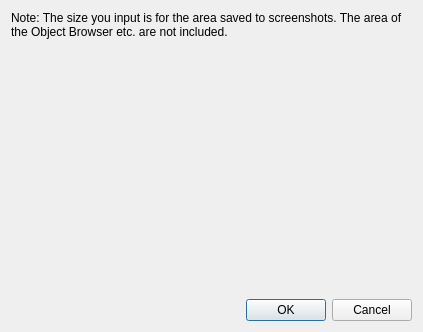
<?xml version="1.0" encoding="UTF-8"?>
<ui version="4.0">
 <class>QMainWindowWithSnapshotResizeWidget_EditDialog</class>
 <widget class="QDialog" name="QMainWindowWithSnapshotResizeWidget_EditDialog">
  <property name="geometry">
   <rect>
    <x>0</x>
    <y>0</y>
    <width>423</width>
    <height>332</height>
   </rect>
  </property>
  <property name="windowTitle">
   <string>Edit Window Size</string>
  </property>
  <layout class="QVBoxLayout" name="verticalLayout" stretch="0,1,0">
   <item>
    <widget class="QLabel" name="noteLabel">
     <property name="text">
      <string>Note: The size you input is for the area saved to screenshots. The area of the Object Browser etc. are not included.</string>
     </property>
     <property name="wordWrap">
      <bool>true</bool>
     </property>
    </widget>
   </item>
   <item>
    <widget class="WindowSizeEditWidget" name="widget" native="true"/>
   </item>
   <item>
    <widget class="QDialogButtonBox" name="buttonBox">
     <property name="orientation">
      <enum>Qt::Horizontal</enum>
     </property>
     <property name="standardButtons">
      <set>QDialogButtonBox::Cancel|QDialogButtonBox::Ok</set>
     </property>
    </widget>
   </item>
  </layout>
 </widget>
 <customwidgets>
  <customwidget>
   <class>WindowSizeEditWidget</class>
   <extends>QWidget</extends>
   <header>misc/windowsizeeditwidget.h</header>
   <container>1</container>
  </customwidget>
 </customwidgets>
 <resources/>
 <connections>
  <connection>
   <sender>buttonBox</sender>
   <signal>accepted()</signal>
   <receiver>QMainWindowWithSnapshotResizeWidget_EditDialog</receiver>
   <slot>accept()</slot>
   <hints>
    <hint type="sourcelabel">
     <x>258</x>
     <y>334</y>
    </hint>
    <hint type="destinationlabel">
     <x>157</x>
     <y>274</y>
    </hint>
   </hints>
  </connection>
  <connection>
   <sender>buttonBox</sender>
   <signal>rejected()</signal>
   <receiver>QMainWindowWithSnapshotResizeWidget_EditDialog</receiver>
   <slot>reject()</slot>
   <hints>
    <hint type="sourcelabel">
     <x>326</x>
     <y>340</y>
    </hint>
    <hint type="destinationlabel">
     <x>286</x>
     <y>274</y>
    </hint>
   </hints>
  </connection>
 </connections>
</ui>
